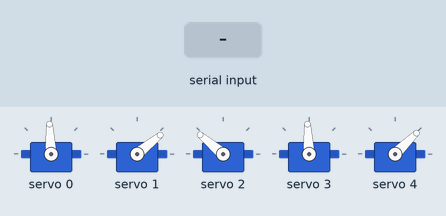
Simulated run of this sketch. Board: Arduino Uno, built with avr-gcc and run on an emulated ATmega328P. Parts: 5 × servo. The inputs (shaded band) are chosen by the test bench. What the sketch prints to the serial monitor is not drawn.

Above: at 3.2 s.
3.3 s: "a\n" received over Serial
At 6.12 s:
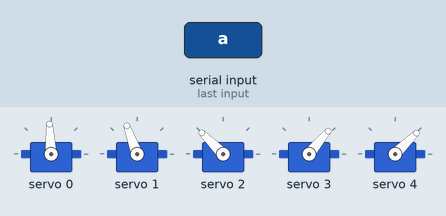
6.3 s: "h\n" received over Serial
At 6.77 s:
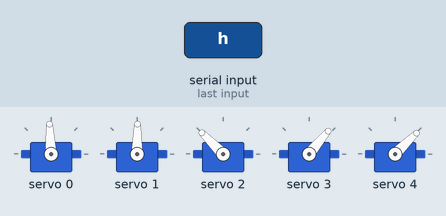
9.3 s: "p\n" received over Serial
At 9.76 s:
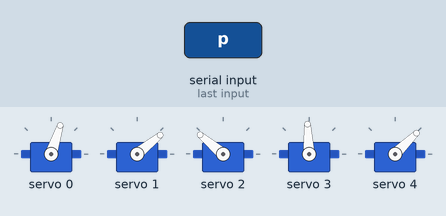
12.3 s: "c\n" received over Serial
At 15.0 s:
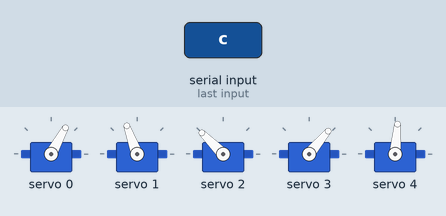
15.3 s: "d\n" received over Serial
At 17.1 s:
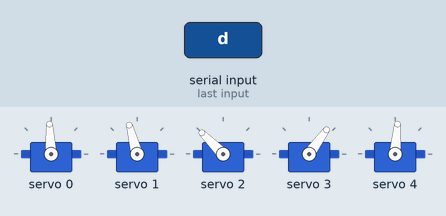
17.7 s: "o\n" received over Serial
At 18.16 s:
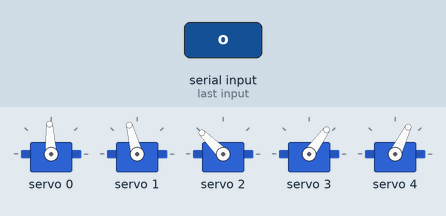
Timing chart, 0 to 20.7 s (numbered marks = the images above; inputs shaded):
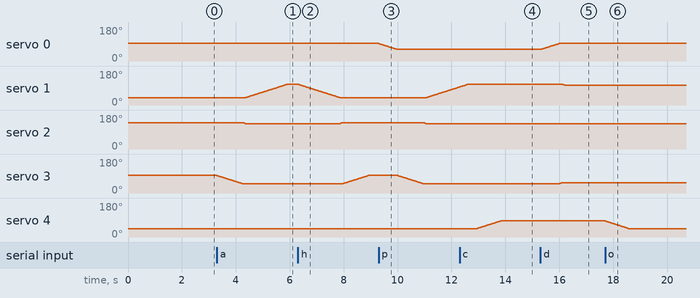

Measured:
- after the input at 3.3 s, servo 1: moves from 39° to 110° over 1.5 s, starting after 1.1 s; servo 2: 140° → 135° after 0.96 s; servo 3: moves from 93° to 50° over 0.93 s, starting at once
- after the input at 6.3 s, servo 1: moves from 110° to 39° over 1.5 s, starting at once; servo 2: 135° → 140° after 1.6 s; servo 3: moves from 50° to 93° over 0.93 s, starting after 1.7 s
- after the input at 9.3 s, servo 0: moves from 93° to 61° over 0.68 s, starting at once; servo 1: moves from 39° to 95° over 1.2 s, starting after 1.8 s; servo 2: 140° → 135° after 1.7 s; servo 3: moves from 93° to 50° over 0.93 s, starting after 0.71 s
- after the input at 12.3 s, servo 4: moves from 44° to 85° over 0.89 s, starting after 0.64 s
- after the input at 15.3 s, servo 0: moves from 61° to 93° over 0.68 s, starting at once; servo 1: 110° → 105° after 0.81 s; servo 3: 50° → 54° after 0.72 s
- after the input at 17.7 s, servo 4: moves from 85° to 44° over 0.89 s, starting at once

The sketch:

pick_place_v1_1.ino
```cpp
#include <Wire.h>
#include <Adafruit_PWMServoDriver.h>

Adafruit_PWMServoDriver pwm = Adafruit_PWMServoDriver(0x40);

const int N = 5;
const int MINP[N] = { 500,  500,  500,  800, 1000};
const int MAXP[N] = {2500, 2500, 2500, 2500, 1440};
int cur[N];
bool stopFlag = false;

const int GRIP_OPEN = 1000;
const int GRIP_HOLD = 1420;

// J1: 1500 = 정면, 값이 작을수록 시계방향(위에서 볼 때)
// 30도 ≈ 333us (11.1us/도 추정값) → 1500 - 333 ≈ 1170
const int PLACE_J1 = 1170;   // ← 각도가 안 맞으면 이 값만 조절

//                          J1        J2    J3    J4
const int HOME[4]        = {1500,     950,  1990, 1500};
const int ABOVE[4]       = {1500,     1680, 1935, 1055};
const int DOWN[4]        = {1500,     1630, 1935, 1100};
const int PLACE_ABOVE[4] = {PLACE_J1, 1680, 1935, 1055};
const int PLACE_DOWN[4]  = {PLACE_J1, 1880, 1935, 1170};

const int ORDER_DOWN[4] = {0, 3, 2, 1};
const int ORDER_UP[4]   = {1, 2, 3, 0};

void setJ(int ch, int us) {
  us = constrain(us, MINP[ch], MAXP[ch]);
  pwm.writeMicroseconds(ch, us);
  cur[ch] = us;
}

void checkStop() {
  if (Serial.available()) {
    char c = Serial.peek();
    if (c == 'x') { Serial.read(); stopFlag = true; Serial.println("!! 정지 (현재 자세 유지)"); }
  }
}

void moveJ(int ch, int target) {
  target = constrain(target, MINP[ch], MAXP[ch]);
  while (cur[ch] != target && !stopFlag) {
    int step = constrain(target - cur[ch], -5, 5);
    setJ(ch, cur[ch] + step);
    delay(10);
    checkStop();
  }
}

void movePose(const int pose[4], const int order[4], const char* name) {
  if (stopFlag) return;
  Serial.print("-> "); Serial.println(name);
  for (int i = 0; i < 4 && !stopFlag; i++) moveJ(order[i], pose[order[i]]);
  delay(300);
}

void grip(int us, const char* name) {
  if (stopFlag) return;
  Serial.print("-> "); Serial.println(name);
  moveJ(4, us);
  delay(500);
}

void pickAndPlace() {
  stopFlag = false;
  movePose(ABOVE, ORDER_DOWN, "ABOVE");
  grip(GRIP_OPEN, "그리퍼 열기");
  movePose(DOWN, ORDER_DOWN, "DOWN");
  grip(GRIP_HOLD, "잡기");
  movePose(ABOVE, ORDER_UP, "들어 올리기");
  movePose(PLACE_ABOVE, ORDER_DOWN, "PLACE_ABOVE (시계방향 30도)");
  movePose(PLACE_DOWN, ORDER_DOWN, "PLACE_DOWN");
  grip(GRIP_OPEN, "놓기");
  movePose(PLACE_ABOVE, ORDER_UP, "PLACE_ABOVE");
  movePose(HOME, ORDER_UP, "HOME");
  Serial.println(stopFlag ? "중단됨" : "완료");
}

void setup() {
  Serial.begin(115200);
  pwm.begin();
  pwm.setOscillatorFrequency(27000000);
  pwm.setPWMFreq(50);
  for (int ch = 0; ch < 4; ch++) { setJ(ch, HOME[ch]); delay(500); }
  setJ(4, GRIP_OPEN);
  Serial.println("준비 완료");
  Serial.println("h:HOME  a:ABOVE  d:DOWN  p:놓는위치 위  o:열기  c:잡기  g:전체 실행  x:정지");
}

void loop() {
  if (!Serial.available()) return;
  String cmd = Serial.readStringUntil('\n');
  cmd.trim();
  stopFlag = false;
  if      (cmd == "h") movePose(HOME,        ORDER_UP,   "HOME");
  else if (cmd == "a") movePose(ABOVE,       ORDER_DOWN, "ABOVE");
  else if (cmd == "d") movePose(DOWN,        ORDER_DOWN, "DOWN");
  else if (cmd == "p") movePose(PLACE_ABOVE, ORDER_DOWN, "PLACE_ABOVE");
  else if (cmd == "o") grip(GRIP_OPEN, "열기");
  else if (cmd == "c") grip(GRIP_HOLD, "잡기");
  else if (cmd == "g") pickAndPlace();
}
```
